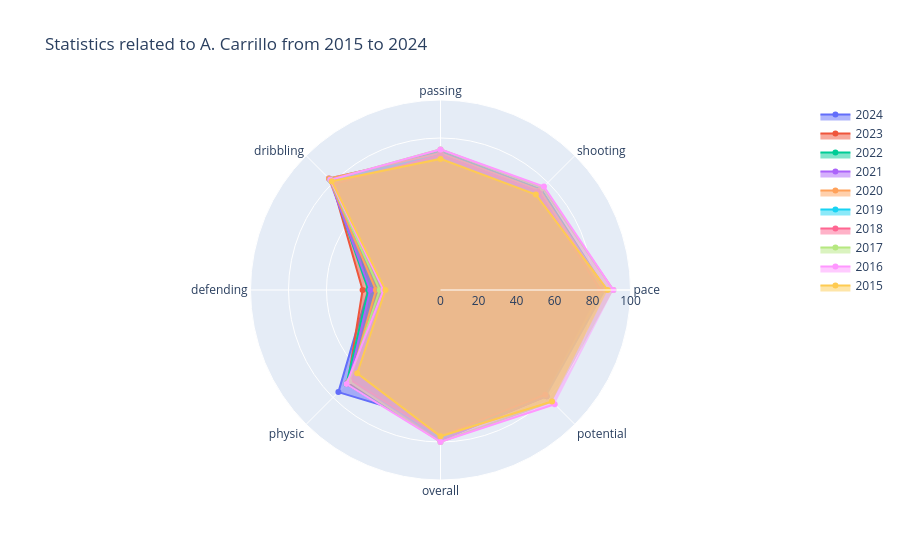

The cell this chart's notebook holds for it:
### Code cell
playergrowth('Carrillo')

### Figure 1 — Plotly figure (JSON) as saved in the notebook; plotly's stock layout.template omitted (floating-point values rounded to 4 significant figures)
{"data": [{"fill": "toself", "name": "2024", "r": [42, 72, 54, 68, 38, 76, 70, 70], "theta": ["pace", "shooting", "passing", "dribbling", "defending", "physic", "overall", "potential"], "type": "scatterpolar"}, {"fill": "toself", "name": "2023", "r": [84, 74, 73, 81, 41, 69, 78, 78], "theta": ["pace", "shooting", "passing", "dribbling", "defending", "physic", "overall", "potential"], "type": "scatterpolar"}, {"fill": "toself", "name": "2022", "r": [87, 75, 73, 82, 38, 70, 79, 79], "theta": ["pace", "shooting", "passing", "dribbling", "defending", "physic", "overall", "potential"], "type": "scatterpolar"}, {"fill": "toself", "name": "2021", "r": [87, 74, 72, 83, 37, 68, 79, 79], "theta": ["pace", "shooting", "passing", "dribbling", "defending", "physic", "overall", "potential"], "type": "scatterpolar"}, {"fill": "toself", "name": "2020", "r": [86, 74, 72, 83, 34, 67, 78, 78], "theta": ["pace", "shooting", "passing", "dribbling", "defending", "physic", "overall", "potential"], "type": "scatterpolar"}, {"fill": "toself", "name": "2019", "r": [84, 73, 71, 82, 32, 67, 78, 78], "theta": ["pace", "shooting", "passing", "dribbling", "defending", "physic", "overall", "potential"], "type": "scatterpolar"}, {"fill": "toself", "name": "2018", "r": [84, 73, 71, 79, 32, 67, 77, 78], "theta": ["pace", "shooting", "passing", "dribbling", "defending", "physic", "overall", "potential"], "type": "scatterpolar"}, {"fill": "toself", "name": "2017", "r": [91, 76, 74, 82, 32, 68, 80, 83], "theta": ["pace", "shooting", "passing", "dribbling", "defending", "physic", "overall", "potential"], "type": "scatterpolar"}, {"fill": "toself", "name": "2016", "r": [91, 77, 74, 82, 30, 70, 80, 85], "theta": ["pace", "shooting", "passing", "dribbling", "defending", "physic", "overall", "potential"], "type": "scatterpolar"}, {"fill": "toself", "name": "2015", "r": [88, 71, 69, 81, 29, 62, 77, 83], "theta": ["pace", "shooting", "passing", "dribbling", "defending", "physic", "overall", "potential"], "type": "scatterpolar"}], "layout": {"autosize": true, "polar": {"angularaxis": {"type": "category"}, "radialaxis": {"autorange": false, "range": [0, 100], "type": "linear", "visible": true}}, "showlegend": true, "title": {"text": "Statistics related to A. Carrillo from 2015 to 2024"}}}
